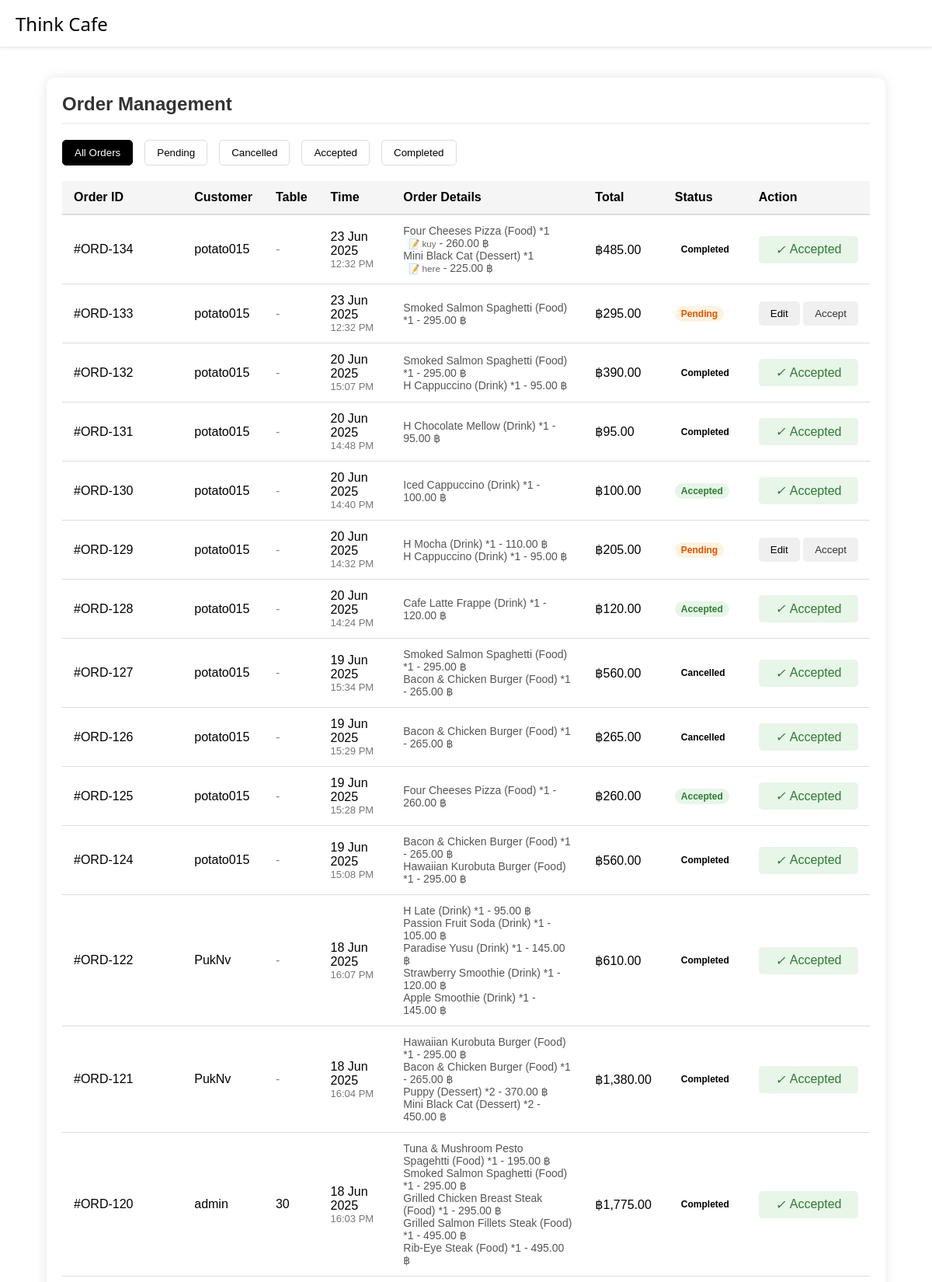
/Admin_order.php (upper part), run on the app's committed database.
### tables this page shows
CREATE TABLE `orders` (
  `id` int NOT NULL,
  `customer_name` varchar(255) DEFAULT NULL,
  `order_details` text,
  `total` decimal(10,2) DEFAULT NULL,
  `status` varchar(50) DEFAULT 'Pending',
  `created_at` datetime DEFAULT CURRENT_TIMESTAMP,
  `table_id` varchar(20) DEFAULT NULL
);

### Admin_order.php (the view, shortened to what this page needs)
<!DOCTYPE html>
<html lang="en">
<head>
    <link rel="stylesheet" href="css/admin_order.css">
</head>
<body>
    <header>
        <div class="logo">Think Cafe</div>
    </header>
    <div class="container">
        <h1>Order Management</h1>
        <div class="status-filter">
            <button class="filter-btn active">All Orders</button>
            <button class="filter-btn">Pending</button>
            <button class="filter-btn">Cancelled</button>
            <button class="filter-btn">Accepted</button>
            <button class="filter-btn">Completed</button>
        </div>
        <table class="order-table">
            <thead>
                <tr>
                    <th>Order ID</th>
                    <th>Customer</th>
                    <th>Table</th>
                    <th>Time</th>
                    <th>Order Details</th>
                    <th>Total</th>
                    <th>Status</th>
                    <th>Action</th>
                </tr>
            </thead>
            <?php
            require_once 'config.php';
            $result = $conn->query("SELECT * FROM orders ORDER BY created_at DESC");
            ?>
            <tbody>
            <?php while ($row = $result->fetch_assoc()): ?>
                <tr data-status="<?= strtolower($row['status']) ?>">
                    <td>#ORD-<?= $row['id'] ?></td>
                    <td><?= htmlspecialchars($row['customer_name']) ?></td>
                    <td><?= !empty($row['table_id']) ? htmlspecialchars($row['table_id']) : '<span style="color:#888;">-</span>' ?></td>
                    <td>
                        <div><?= date('d M Y', strtotime($row['created_at'])) ?></div>
                        <div class="timestamp"><?= date('H:i A', strtotime($row['created_at'])) ?></div>
                    </td>
                    <td>
                    <div class="order-details">
                        <?php
                        $lines = explode("\n", trim($row['order_details']));
                        $grouped = [];
                        foreach ($lines as $line) {
                            if (preg_match('/^(.*?)(?:\s*\[(.*?)\])?\s*-\s*(\d+(?:\.\d+)?)\s*฿$/u', trim($line), $matches)) {
                                $item = $matches[1];
                                $comment = $matches[2] ?? '';
                                $price = floatval($matches[3]);
                                $key = $item . '|' . $price;
                                if (!isset($grouped[$key])) {
                                    $grouped[$key] = [
                                        'name' => $item,
                                        'price' => $price,
                                        'qty' => 1,
                                        'comment' => $comment
                                    ];
                                } else {
                                    $grouped[$key]['qty']++;
                                }
                            }
                        }
                        foreach ($grouped as $g) {
                            $lineTotal = $g['price'] * $g['qty'];
                            echo htmlspecialchars($g['name']);
                            if (!empty($g['comment'])) {
                                echo "<br><small style='color:#666;'>&nbsp;&nbsp;📝 " . htmlspecialchars($g['comment']) . "</small>";
                            }
                            echo " - " . number_format($lineTotal, 2) . " ฿<br>";
                        }
                        ?>
                    </div>
                    </td>
                    <td>฿<?= number_format($row['total'], 2) ?></td>
                    <td><span class="badge badge-<?= strtolower($row['status']) ?>"><?= $row['status'] ?></span></td>
                    <td>
                        <?php if ($row['status'] === 'Pending'): ?>
                            <button class="order-btn edit-order-btn" data-order-id="<?= $row['id'] ?>">Edit</button>
                            <button class="order-btn accept-btn" data-order-id="<?= $row['id'] ?>">Accept</button>
                        <?php else: ?>
                            <div class="order-btn accepted"><i>✓</i> Accepted</div>
                        <?php endif; ?>
                    </td>
                </tr>
            <?php endwhile; ?>
            </tbody>
        </table>
    </div>
</body>
</html>

### css/admin_order.css (style rules this page uses)
* { margin: 0; padding: 0; box-sizing: border-box; }
header { position: fixed; top: 0; left: 0; right: 0; height: 60px; background: white; display: flex; align-items: center; justify-content: space-between; padding: 0 20px; z-index: 999; box-shadow: 0 2px 4px rgba(0,0,0,0.1); font-family: 'Segoe UI', Tahoma, Geneva, Verdana, sans-serif; }
header .logo { font-size: 24px; font-family: 'Segoe UI', Tahoma, Geneva, Verdana, sans-serif; }
body, html { margin: 0; padding: 0; box-sizing: border-box; font-family: Arial, sans-serif; }
.active { background-color: #000; color: white; padding: 10px 20px; border-radius: 5px; }
.container { width: 90%; max-width: 1200px; margin: 100px auto; background-color: white; border-radius: 10px; box-shadow: 0 0 15px rgba(0,0,0,0.1); padding: 20px; }
h1 { font-size: 24px; margin-bottom: 20px; color: #333; border-bottom: 2px solid #f0f0f0; padding-bottom: 10px; }
.status-filter { display: flex; gap: 15px; margin-bottom: 20px; }
.filter-btn { padding: 8px 15px; border: 1px solid #ddd; border-radius: 5px; background-color: white; cursor: pointer; transition: all 0.3s ease; }
.filter-btn.active { background-color: #000; color: white; border-color: #000; }
.order-table { width: 100%; border-collapse: collapse; }
.order-table th { background-color: #f5f5f5; text-align: left; padding: 12px 15px; border-bottom: 2px solid #ddd; }
.order-table td { padding: 12px 15px; border-bottom: 1px solid #ddd; }
.order-btn { padding: 8px 15px; border: none; border-radius: 5px; cursor: pointer; font-weight: 500; transition: all 0.3s ease; }
.order-table td:last-child { white-space: nowrap; }
.order-btn { white-space: nowrap; }
.accept-btn { background-color: #f0f0f0; color: #333; }
.accepted { background-color: #e8f5e9; color: #2e7d32; display: flex; align-items: center; justify-content: center; }
.accepted i { margin-right: 5px; }
.order-details { font-size: 14px; color: #555; }
.badge { display: inline-block; padding: 3px 8px; border-radius: 20px; font-size: 12px; font-weight: bold; }
.badge-pending { background-color: #fff3e0; color: #e65100; }
.badge-accepted { background-color: #e8f5e9; color: #2e7d32; }
.timestamp { color: #777; font-size: 13px; }
.filter-btn.active { background-color: black; color: white; }

### data on the page
orders: id "134", customer_name "potato015", created_at "23 Jun 2025", created_at "12:32 PM", name "Four Cheeses Pizza (Food) *1", comment "kuy", lineTotal "260.00", name "Mini Black Cat (Dessert) *1", comment "here", lineTotal "225.00", total "485.00", status "Completed", shows "Accepted"
orders: id "133", customer_name "potato015", created_at "23 Jun 2025", created_at "12:32 PM", name "Smoked Salmon Spaghetti (Food) *1", lineTotal "295.00", total "295.00", status "Pending"
orders: id "132", customer_name "potato015", created_at "20 Jun 2025", created_at "15:07 PM", name "Smoked Salmon Spaghetti (Food) *1", lineTotal "295.00", name "H Cappuccino (Drink) *1", lineTotal "95.00", total "390.00", status "Completed", shows "Accepted"
orders: id "131", customer_name "potato015", created_at "20 Jun 2025", created_at "14:48 PM", name "H Chocolate Mellow (Drink) *1", lineTotal "95.00", total "95.00", status "Completed", shows "Accepted"
orders: id "130", customer_name "potato015", created_at "20 Jun 2025", created_at "14:40 PM", name "Iced Cappuccino (Drink) *1", lineTotal "100.00", total "100.00", status "Accepted"
orders: id "129", customer_name "potato015", created_at "20 Jun 2025", created_at "14:32 PM", name "H Mocha (Drink) *1", lineTotal "110.00", name "H Cappuccino (Drink) *1", lineTotal "95.00", total "205.00", status "Pending"
orders: id "128", customer_name "potato015", created_at "20 Jun 2025", created_at "14:24 PM", name "Cafe Latte Frappe (Drink) *1", lineTotal "120.00", total "120.00", status "Accepted"
orders: id "127", customer_name "potato015", created_at "19 Jun 2025", created_at "15:34 PM", name "Smoked Salmon Spaghetti (Food) *1", lineTotal "295.00", name "Bacon & Chicken Burger (Food) *1", lineTotal "265.00", total "560.00", status "Cancelled", shows "Accepted"
orders: id "126", customer_name "potato015", created_at "19 Jun 2025", created_at "15:29 PM", name "Bacon & Chicken Burger (Food) *1", lineTotal "265.00", total "265.00", status "Cancelled", shows "Accepted"
orders: id "125", customer_name "potato015", created_at "19 Jun 2025", created_at "15:28 PM", name "Four Cheeses Pizza (Food) *1", lineTotal "260.00", total "260.00", status "Accepted"
orders: id "124", customer_name "potato015", created_at "19 Jun 2025", created_at "15:08 PM", name "Bacon & Chicken Burger (Food) *1", lineTotal "265.00", name "Hawaiian Kurobuta Burger (Food) *1", lineTotal "295.00", total "560.00", status "Completed", shows "Accepted"
orders: id "122", customer_name "PukNv", created_at "18 Jun 2025", created_at "16:07 PM", name "H Late (Drink) *1", lineTotal "95.00", name "Passion Fruit Soda (Drink) *1", lineTotal "105.00", name "Paradise Yusu (Drink) *1", lineTotal "145.00", name "Strawberry Smoothie (Drink) *1", lineTotal "120.00", name "Apple Smoothie (Drink) *1", total "610.00", status "Completed", shows "Accepted"
orders: id "121", customer_name "PukNv", created_at "18 Jun 2025", created_at "16:04 PM", name "Hawaiian Kurobuta Burger (Food) *1", lineTotal "295.00", name "Bacon & Chicken Burger (Food) *1", lineTotal "265.00", name "Puppy (Dessert) *2", lineTotal "370.00", name "Mini Black Cat (Dessert) *2", lineTotal "450.00", total "1,380.00", status "Completed", shows "Accepted"
orders: id "120", customer_name "admin", table "30", created_at "18 Jun 2025", created_at "16:03 PM", name "Tuna & Mushroom Pesto Spagehtti (Food) *1", lineTotal "195.00", name "Smoked Salmon Spaghetti (Food) *1", lineTotal "295.00", name "Grilled Chicken Breast Steak (Food) *1", name "Grilled Salmon Fillets Steak (Food) *1", lineTotal "495.00", name "Rib-Eye Steak (Food) *1", total "1,775.00", status "Completed", shows "Accepted"
